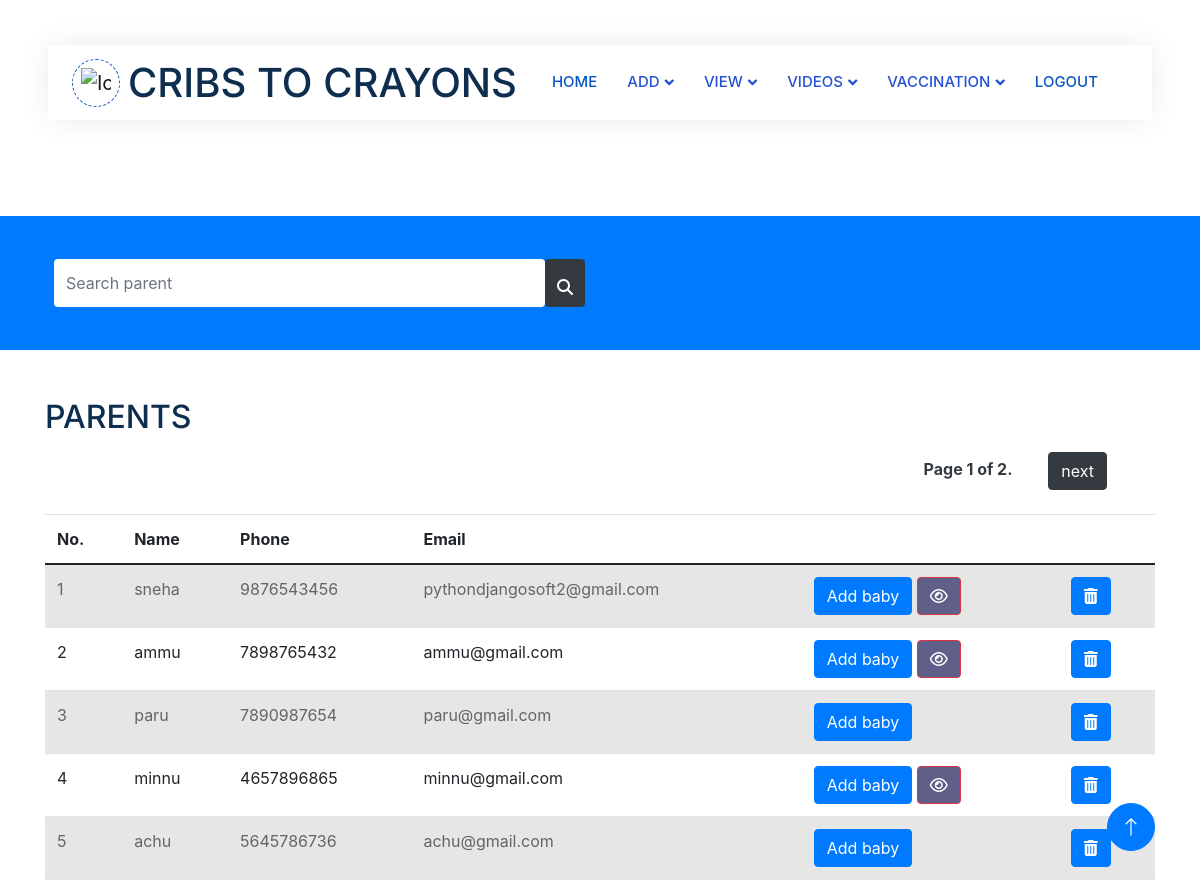
/viewparents (signed in), run on the app's committed database.
### app1/models.py (models this page shows, shortened)
class Parent(models.Model):
    login_id=models.ForeignKey(LoginUser,on_delete=models.CASCADE)
    hospital_id=models.ForeignKey(Hospital,on_delete=models.CASCADE)
    parent_name=models.CharField(max_length=20)
    street=models.CharField(max_length=50)
    district=models.CharField(max_length=50)
    pincode=models.IntegerField()
    Email=models.EmailField()
    phone=models.IntegerField()
    baby_status=models.CharField(max_length=50,null=True, blank=True,)

### app1/views.py (the view)
# urls.py: path('viewparents',views.view_parent,name="viewparents"),
@login_required(login_url='login/')
def view_parent(request):
    log_id=LoginUser.objects.get(id=request.user.id)
    hospital_id=Hospital.objects.get(login_id=log_id)
    parents=Parent.objects.filter(hospital_id=hospital_id)
    items_per_page = 5
    paginator = Paginator(parents, items_per_page)
    page = request.GET.get('page', 1)
    try:
        parents = paginator.page(page)
    except PageNotAnInteger:
        parents = paginator.page(1)
    except EmptyPage:
        parents = paginator.page(paginator.num_pages)
    context={
        'parent': parents
    }
    return render(request,'Hospital/viewparents.html',context)

### template/Hospital/viewparents.html (shortened to what this page needs)
<!DOCTYPE html>
<html lang="en">
{% load static %}
<head>
    <link rel="stylesheet" href="https://cdnjs.cloudflare.com/ajax/libs/font-awesome/6.5.1/css/all.min.css" />
    <link href="https://cdnjs.cloudflare.com/ajax/libs/font-awesome/5.10.0/css/all.min.css" rel="stylesheet">
    <link href="https://cdn.jsdelivr.net/npm/bootstrap-icons@1.4.1/font/bootstrap-icons.css" rel="stylesheet">
    <link href="{% static 'js/animate.min.css' %}" rel="stylesheet">
    <link href="{% static 'js/owl.carousel.min.css' %}" rel="stylesheet">
    <link href="{% static 'css/bootstrap.min.css' %}" rel="stylesheet">
    <link rel="stylesheet" href="https://stackpath.bootstrapcdn.com/bootstrap/4.5.2/css/bootstrap.min.css">
    <link href="{% static 'css/style.css' %}" rel="stylesheet">
</head>
<body>
    <div class="container-xxl bg-white p-0">
        <div class="container-fluid nav-bar bg-transparent">
            <nav class="navbar navbar-expand-lg bg-white navbar-light py-0 px-4">
                <a href="" class="navbar-brand d-flex align-items-center text-center">
                    <div class="icon p-2 me-2">
                        <img class="img-fluid" src="{% static 'img/logo.gif' %}" alt="Icon" style="width: 30px; height: 30px;">
                    </div>
                    <h1 class="m-0 " >CRIBS TO CRAYONS</h1>
                </a>
                <div class="collapse navbar-collapse" id="navbarCollapse">
                    <div class="navbar-nav ms-auto">
                      <a href="{% url 'hospitalprofile'%}" class="nav-item nav-link active" >HOME</a>
                        <div class="nav-item dropdown">
                            <a href="#" class="nav-link dropdown-toggle" data-bs-toggle="dropdown">ADD</a>
                        </div>
                        <div class="nav-item dropdown">
                          <a href="#" class="nav-link dropdown-toggle" data-bs-toggle="dropdown">VIEW</a>
                      </div>
                      <div class="nav-item dropdown">
                        <a href="#" class="nav-link dropdown-toggle" data-bs-toggle="dropdown">VIDEOS</a>
                    </div>
                      <div class="nav-item dropdown">
                        <a href="#" class="nav-link dropdown-toggle" data-bs-toggle="dropdown">VACCINATION</a>
                  </div>
                    <a href="{% url 'login'%}" class="nav-item nav-link active" >LOGOUT</a>
                </div>
            </nav>
        </div>
<br>
<br>
<br>
<br>
 <div class="container-fluid bg-primary mb-5 wow fadeIn" data-wow-delay="0.1s" style="padding: 35px;">
    <div class="container">
        <div class="row g-2">
           <form method="get" action="{% url 'searchparent' %}">
            <div class=" col-md-6 d-flex ">
                <input type="text" class="form-control border-0 py-4" placeholder="Search parent" name="search">
                <div>
                <button class="btn btn-dark border-0 w-100 py-3" style="height: 85%;" ><i class="fa-solid fa-magnifying-glass"></i></button>
            </div>
        </div>
        </form>
    </div>
    </div>
</div>
<div class="container">
    <h2>PARENTS</h2>
    <table class="table table-striped">
      <thead>
        <tr>
          <th>No.</th>
          <th>Name</th>
          <th>Phone</th>
          <th>Email</th>
          <th></th>
          <th></th>
        </tr>
      </thead>
      <tbody>
        {% if parent %}
        {% for i in parent %}
        <tr>
          <td>{{ forloop.counter0|add:parent.start_index }}</td>
         <td>{{ i.parent_name }}</td>
         <td>{{ i.phone }}</td>
         <td>{{ i.Email }}</td>
          <td>
            <a href="{% url 'addbaby' id=i.id %}" class="btn btn-primary">Add baby</a>
            {% if i.baby_status == "True" %}
           <a href="{% url 'viewbabyh' id=i.id %}" <button type="button" class="btn btn-danger" style="background-color: rgb(95, 95, 138);"><i class="fa-regular fa-eye"></i></button>
            {% endif %}
          </td>
          <td> <a href="{% url 'deleteparent' id=i.id %}" class="btn btn-primary"><i class="fa-solid fa-trash-can"></i></a></td>
        </tr>
        {% endfor %}
      {% else %}
    </tbody>
  </table>
  <div style="color: red; text-align: center;">
    <p>No parents added</p>
  </div>
  {% endif %}
  <div class="pagination mt-3 d-flex justify-content-end pe-5 mb-4  fw-bold text-white text-end ">
    <span class="step-links  ">
      <span class="current text-dark">
        Page {{ parent.number }} of {{ parent.paginator.num_pages }}.
      </span>
      {% if parent.has_next %}WV
      <a href="?page={{ parent.next_page_number }}" class="text-decoration-none text-white btn btn-dark ">next</a>
      {% endif %}
    </span>
  </div>
  </div>
  <a href="#" class="btn btn-lg btn-primary btn-lg-square back-to-top"><i class="bi bi-arrow-up"></i></a>
</div>
</body>
</html>

### static/css/style.css (style rules this page uses)
:root { --primary: #0957c5; --secondary: #2264ff; --light: #EFFDF5; --dark: #2551d3; }
.back-to-top { position: fixed; display: none; right: 45px; bottom: 45px; z-index: 99; }
.btn { transition: .5s; }
.btn.btn-primary, .btn.btn-secondary { color: #FFFFFF; }
.btn-lg-square { width: 48px; height: 48px; }
.btn-square, .btn-sm-square, .btn-lg-square { padding: 0; display: flex; align-items: center; justify-content: center; font-weight: normal; border-radius: 50px; }
.nav-bar { position: relative; margin-top: 45px; padding: 0 3rem; transition: .5s; z-index: 9999; }
.navbar { box-shadow: 0 0 30px rgba(0, 0, 0, .08); }
.navbar .dropdown-toggle::after { border: none; content: "\f107"; font-family: "Font Awesome 5 Free"; font-weight: 900; vertical-align: middle; margin-left: 5px; transition: .5s; }
.navbar-light .navbar-nav .nav-link { margin-right: 30px; padding: 25px 0; color: #5288e0; font-size: 15px; text-transform: uppercase; outline: none; }
.navbar-light .navbar-nav .nav-link:hover, .navbar-light .navbar-nav .nav-link.active { color: var(--primary); }
.navbar-light .navbar-brand { height: 75px; }
.navbar-light .navbar-nav .nav-link { color: var(--dark); font-weight: 500; }
.icon { padding: 15px; display: inline-flex; align-items: center; justify-content: center; background: #FFFFFF !important; border-radius: 50px; border: 1px dashed var(--primary) !important; }

### data on the page
Parent: parent_name "sneha", phone "9876543456", Email "pythondjangosoft2@gmail.com", baby_status "True" (drawn)
Parent: parent_name "ammu", phone "7898765432", Email "ammu@gmail.com", baby_status "True" (drawn)
Parent: parent_name "paru", phone "7890987654", Email "paru@gmail.com"
Parent: parent_name "minnu", phone "4657896865", Email "minnu@gmail.com", baby_status "True" (drawn)
Parent: parent_name "achu", phone "5645786736", Email "achu@gmail.com"

### other printed values
{{ parent.number }} "1"
{{ parent.paginator.num_pages }} "2"
